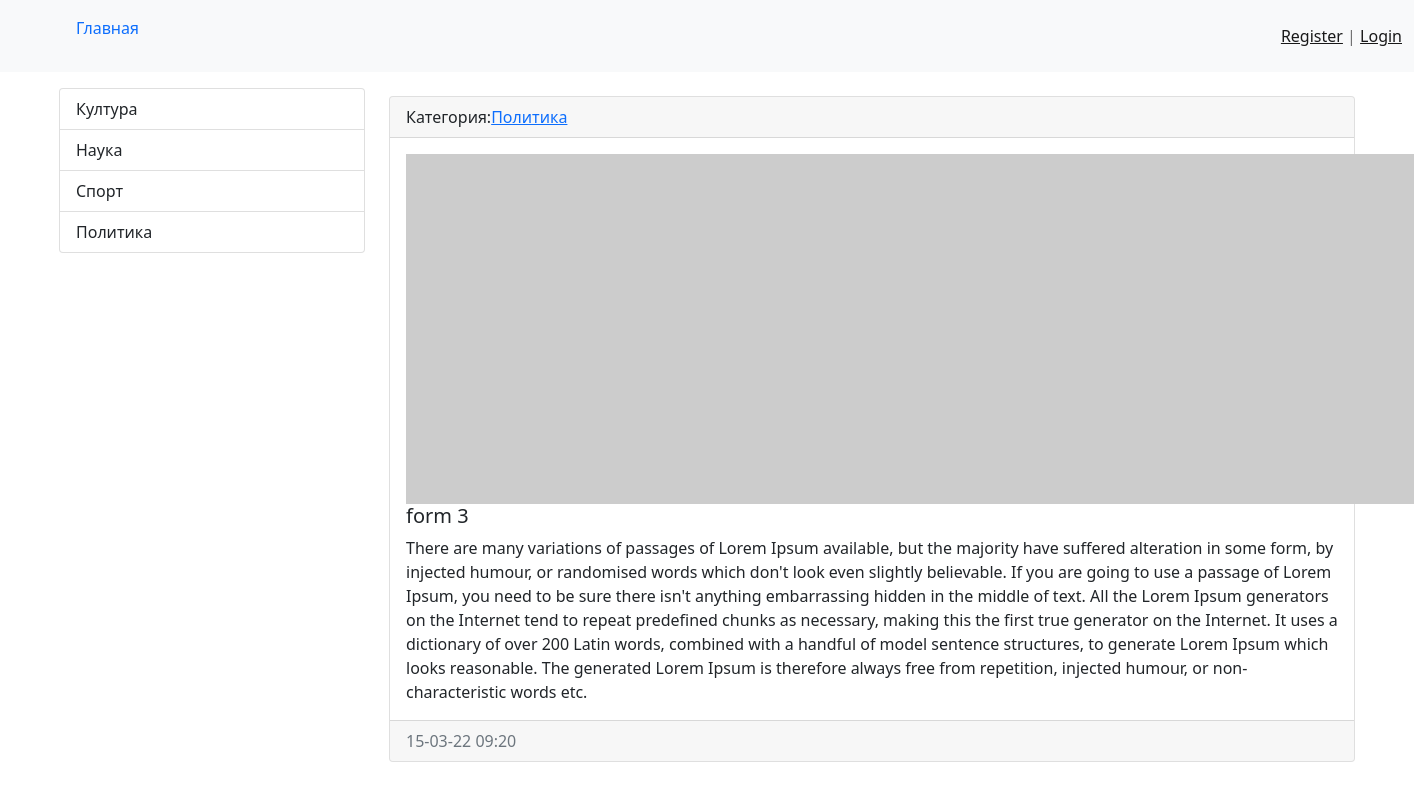
/news/12/, run on the app's committed database.
### news/models.py (models this page shows, shortened)
class Category(models.Model):
    title = models.CharField(max_length=150,db_index=True)
    def __str__(self):
        return self.title
    class Meta:
        verbose_name='Category'
        verbose_name_plural='category'
    def get_absolute_url(self):
        return reverse('category',kwargs={ 'category_id':self.pk })

class News(models.Model):
    title = models.CharField(max_length=150,verbose_name='Sarlavha')
    content = models.TextField(blank=True,verbose_name='Sarlavha matni')
    created_at = models.DateTimeField(auto_now_add=True,verbose_name='yaratilgan vaqt')
    updated_at = models.DateTimeField(auto_now=True,verbose_name="o'zgartirilgan vaqt")
    image = models.ImageField(upload_to='photo/%Y/%m/%d/',verbose_name='rasm',blank=True)
    is_published = models.BooleanField(default=True,verbose_name='bilmadim')
    category = models.ForeignKey('Category',on_delete=models.PROTECT,null=True)
    class Meta:
        verbose_name='Yangiliklar'
        verbose_name_plural='YANGILIK'
        ordering=('-created_at',)

### news/views.py (the view)
# urls.py: path('news/<int:pk>/',ViewNews.as_view(), name='views_news'),
class ViewNews(DetailView):
    model = News
    template_name = 'news/views_news.html'
    context_object_name= 'news_item'

### news/templatetags/news_tags.py (called while the page is built)
@register.simple_tag()
def get_categories():
    return Category.objects.all()

### news/templates/news/views_news.html
{% extends 'base.html' %}
    {% block sidebar %}
    {% include 'inc/_sidebar.html' %}
    {% endblock %}
    {% block content %}
            <div class="col-md-9">
                <div class="card mt-2">
                    <div class="card-header">
                        Категория:<a href="{{ news.item.category.get_absolute_url }}">{{ news_item.category }}</a>
                    </div>
                    <div class="card-body">
                        <div class="media">
                            {% if news_item.image %}
                                <img src="{{ news_item.image.url }}" alt="" width="350" height="235" class="mr-3">
                            {% else %}
                                <img src="https://picsum.photos/id/1060/350/235/?blur=2" class="mr-3">
                            {% endif %}
                            <div class="media-body">
                                <h5 class="card-title">{{ news_item.title }}</h5>
                                <p class="card-text">{{ news_item.content }}</p>
                            </div>
                        </div>
                    </div>
                    <div class="card-footer text-muted">{{ news_item.created_at| date:'d-m-y H:s' }}</div
                </div>
            </div>
    {% endblock %}

### templates/inc/_sidebar.html
{% load news_tags %}
<div class="col-md-3">
    {% get_categories as categories %}
    <div class="list-group">
        {% for item in categories %}
        <a href="{{ item.get_absolute_url }}" class="list-group-item list-group-item-action">{{ item.title }}</a>
        {% endfor %}
    </div>
</div>

### data on the page
Category: title "Култура"
Category: title "Наука"
Category: title "Спорт"
Category: title "Политика"
News: category "Политика", title "form 3", content "There are many variations of passages of Lorem Ipsum available, but the majority have suffered alteration in some form, by injected humour, or randomised words which don't look even slightly believable. If you are going to use a passage of Lorem Ipsum, you need to be sure there isn't anything embarrassing hidden in the middle of text. All the Lorem Ipsum generators on the Internet tend to repeat predefined chunks as necessary, making this the first true generator on the Internet. It uses a dictionary of over 200 Latin words, combined with a handful of model sentence structures, to generate Lorem Ipsum which looks reasonable. The generated Lorem Ipsum is therefore always free from…", created_at "15-03-22 09:20"
